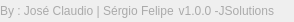
           <widget class="QFrame" name="bottomBar">
            <property name="minimumSize">
             <size>
              <width>0</width>
              <height>22</height>
             </size>
            </property>
            <property name="maximumSize">
             <size>
              <width>16777215</width>
              <height>22</height>
             </size>
            </property>
            <property name="frameShape">
             <enum>QFrame::NoFrame</enum>
            </property>
            <property name="frameShadow">
             <enum>QFrame::Raised</enum>
            </property>
            <layout class="QHBoxLayout" name="horizontalLayout_5">
             <property name="spacing">
              <number>0</number>
             </property>
             <property name="leftMargin">
              <number>0</number>
             </property>
             <property name="topMargin">
              <number>0</number>
             </property>
             <property name="rightMargin">
              <number>0</number>
             </property>
             <property name="bottomMargin">
              <number>0</number>
             </property>
             <item>
              <widget class="QLabel" name="creditsLabel">
               <property name="maximumSize">
                <size>
                 <width>16777215</width>
                 <height>16</height>
                </size>
               </property>
               <property name="font">
                <font>
                 <family>Segoe UI</family>
                 <weight>50</weight>
                 <italic>false</italic>
                 <bold>false</bold>
                </font>
               </property>
               <property name="text">
                <string>&lt;html&gt;&lt;head/&gt;&lt;body&gt;&lt;p&gt;&lt;span style=&quot; color:#aaaaaa;&quot;&gt;By : José Claudio | Sérgio Felipe &lt;/span&gt;&lt;/p&gt;&lt;/body&gt;&lt;/html&gt;</string>
               </property>
               <property name="alignment">
                <set>Qt::AlignLeading|Qt::AlignLeft|Qt::AlignVCenter</set>
               </property>
              </widget>
             </item>
             <item>
              <widget class="QLabel" name="version">
               <property name="text">
                <string>&lt;html&gt;&lt;head/&gt;&lt;body&gt;&lt;p&gt;&lt;span style=&quot; color:#aaaaaa;&quot;&gt;v1.0.0 -JSolutions&lt;/span&gt;&lt;/p&gt;&lt;/body&gt;&lt;/html&gt;</string>
               </property>
               <property name="alignment">
                <set>Qt::AlignRight|Qt::AlignTrailing|Qt::AlignVCenter</set>
               </property>
              </widget>
             </item>
             <item>
              <widget class="QFrame" name="frame_size_grip">
               <property name="minimumSize">
                <size>
                 <width>20</width>
                 <height>0</height>
                </size>
               </property>
               <property name="maximumSize">
                <size>
                 <width>20</width>
                 <height>16777215</height>
                </size>
               </property>
               <property name="frameShape">
                <enum>QFrame::NoFrame</enum>
               </property>
               <property name="frameShadow">
                <enum>QFrame::Raised</enum>
               </property>
              </widget>
             </item>
            </layout>
           </widget>
